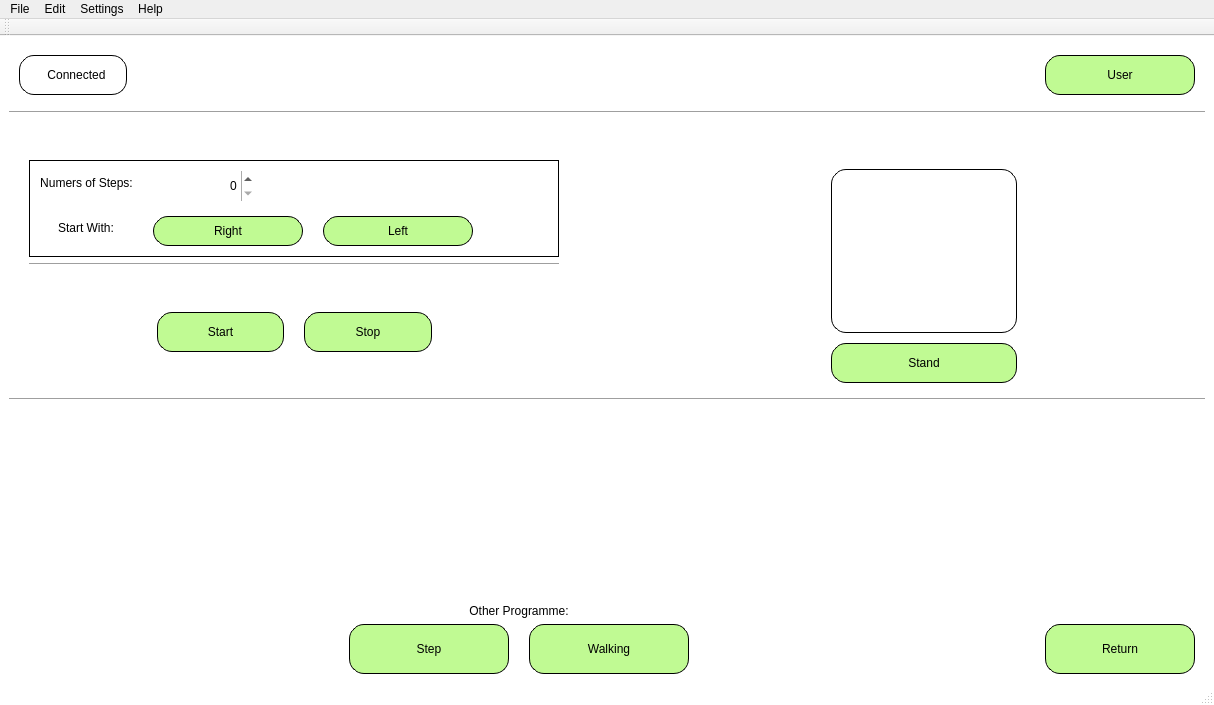
<?xml version="1.0" encoding="UTF-8"?>
<ui version="4.0">
 <class>ControlWindow</class>
 <widget class="QMainWindow" name="ControlWindow">
  <property name="geometry">
   <rect>
    <x>0</x>
    <y>0</y>
    <width>1214</width>
    <height>705</height>
   </rect>
  </property>
  <property name="windowTitle">
   <string>Training - Control Walking</string>
  </property>
  <property name="styleSheet">
   <string notr="true">QMainWindow{
	background-color: rgb(255, 255, 255);
}

QPushButton{
	border: 1px solid #000000;
	background-color: rgb(192, 250, 147);
	border-radius: 15px;
}

QLabel#Alice, QFrame#home{
	border: 1px solid #000000;
	border-radius: 15px;
}</string>
  </property>
  <widget class="QWidget" name="centralwidget">
   <property name="autoFillBackground">
    <bool>false</bool>
   </property>
   <layout class="QVBoxLayout" name="verticalLayout_2">
    <item>
     <layout class="QVBoxLayout" name="verticalLayout_4">
      <item>
       <widget class="QFrame" name="topFrame">
        <layout class="QHBoxLayout" name="horizontalLayout">
         <property name="sizeConstraint">
          <enum>QLayout::SetDefaultConstraint</enum>
         </property>
         <property name="leftMargin">
          <number>10</number>
         </property>
         <property name="topMargin">
          <number>10</number>
         </property>
         <property name="rightMargin">
          <number>10</number>
         </property>
         <property name="bottomMargin">
          <number>10</number>
         </property>
         <item>
          <widget class="QFrame" name="home">
           <layout class="QHBoxLayout" name="horizontalLayout_3">
            <property name="spacing">
             <number>10</number>
            </property>
            <property name="leftMargin">
             <number>10</number>
            </property>
            <property name="topMargin">
             <number>10</number>
            </property>
            <property name="rightMargin">
             <number>20</number>
            </property>
            <property name="bottomMargin">
             <number>10</number>
            </property>
            <item>
             <widget class="QLabel" name="label_2">
              <property name="frameShape">
               <enum>QFrame::NoFrame</enum>
              </property>
              <property name="text">
               <string>&lt;img src=&quot;:/img/logo.png&quot; width=&quot;50&quot;/&gt;</string>
              </property>
              <property name="textFormat">
               <enum>Qt::RichText</enum>
              </property>
              <property name="scaledContents">
               <bool>false</bool>
              </property>
              <property name="alignment">
               <set>Qt::AlignCenter</set>
              </property>
              <property name="wordWrap">
               <bool>false</bool>
              </property>
              <property name="margin">
               <number>6</number>
              </property>
             </widget>
            </item>
            <item>
             <widget class="QLabel" name="connectionLabel">
              <property name="text">
               <string>Connected</string>
              </property>
              <property name="alignment">
               <set>Qt::AlignCenter</set>
              </property>
             </widget>
            </item>
           </layout>
          </widget>
         </item>
         <item>
          <spacer name="horizontalSpacer">
           <property name="orientation">
            <enum>Qt::Horizontal</enum>
           </property>
           <property name="sizeHint" stdset="0">
            <size>
             <width>40</width>
             <height>20</height>
            </size>
           </property>
          </spacer>
         </item>
         <item>
          <widget class="QPushButton" name="userButton">
           <property name="sizePolicy">
            <sizepolicy hsizetype="Fixed" vsizetype="Minimum">
             <horstretch>0</horstretch>
             <verstretch>0</verstretch>
            </sizepolicy>
           </property>
           <property name="minimumSize">
            <size>
             <width>150</width>
             <height>40</height>
            </size>
           </property>
           <property name="maximumSize">
            <size>
             <width>300</width>
             <height>50</height>
            </size>
           </property>
           <property name="sizeIncrement">
            <size>
             <width>0</width>
             <height>0</height>
            </size>
           </property>
           <property name="baseSize">
            <size>
             <width>0</width>
             <height>0</height>
            </size>
           </property>
           <property name="text">
            <string>User</string>
           </property>
           <property name="iconSize">
            <size>
             <width>16</width>
             <height>16</height>
            </size>
           </property>
          </widget>
         </item>
        </layout>
       </widget>
      </item>
      <item>
       <widget class="Line" name="line">
        <property name="orientation">
         <enum>Qt::Horizontal</enum>
        </property>
       </widget>
      </item>
      <item>
       <layout class="QHBoxLayout" name="horizontalLayout_2">
        <item>
         <layout class="QVBoxLayout" name="verticalLayout_5">
          <property name="leftMargin">
           <number>20</number>
          </property>
          <property name="rightMargin">
           <number>20</number>
          </property>
          <item>
           <spacer name="verticalSpacer_3">
            <property name="orientation">
             <enum>Qt::Vertical</enum>
            </property>
            <property name="sizeHint" stdset="0">
             <size>
              <width>20</width>
              <height>40</height>
             </size>
            </property>
           </spacer>
          </item>
          <item>
           <widget class="QFrame" name="formFrame">
            <property name="frameShape">
             <enum>QFrame::Box</enum>
            </property>
            <layout class="QFormLayout" name="formLayout">
             <property name="labelAlignment">
              <set>Qt::AlignCenter</set>
             </property>
             <property name="formAlignment">
              <set>Qt::AlignHCenter|Qt::AlignTop</set>
             </property>
             <property name="horizontalSpacing">
              <number>20</number>
             </property>
             <property name="verticalSpacing">
              <number>15</number>
             </property>
             <property name="leftMargin">
              <number>10</number>
             </property>
             <property name="topMargin">
              <number>10</number>
             </property>
             <property name="rightMargin">
              <number>10</number>
             </property>
             <property name="bottomMargin">
              <number>10</number>
             </property>
             <item row="0" column="0">
              <widget class="QLabel" name="label_5">
               <property name="text">
                <string>&lt;html&gt;&lt;head/&gt;&lt;body&gt;&lt;p align=&quot;center&quot;&gt;Numers of Steps:&lt;/p&gt;&lt;/body&gt;&lt;/html&gt;</string>
               </property>
               <property name="scaledContents">
                <bool>true</bool>
               </property>
              </widget>
             </item>
             <item row="1" column="0">
              <widget class="QLabel" name="label_4">
               <property name="text">
                <string>&lt;html&gt;&lt;head/&gt;&lt;body&gt;&lt;p align=&quot;center&quot;&gt;Start With:&lt;/p&gt;&lt;/body&gt;&lt;/html&gt;</string>
               </property>
               <property name="scaledContents">
                <bool>true</bool>
               </property>
              </widget>
             </item>
             <item row="1" column="1">
              <layout class="QHBoxLayout" name="horizontalLayout_9">
               <property name="spacing">
                <number>20</number>
               </property>
               <item>
                <widget class="QPushButton" name="stepButton">
                 <property name="sizePolicy">
                  <sizepolicy hsizetype="Fixed" vsizetype="MinimumExpanding">
                   <horstretch>0</horstretch>
                   <verstretch>0</verstretch>
                  </sizepolicy>
                 </property>
                 <property name="minimumSize">
                  <size>
                   <width>150</width>
                   <height>30</height>
                  </size>
                 </property>
                 <property name="maximumSize">
                  <size>
                   <width>400</width>
                   <height>30</height>
                  </size>
                 </property>
                 <property name="sizeIncrement">
                  <size>
                   <width>0</width>
                   <height>0</height>
                  </size>
                 </property>
                 <property name="text">
                  <string>Right</string>
                 </property>
                 <property name="autoDefault">
                  <bool>false</bool>
                 </property>
                </widget>
               </item>
               <item>
                <widget class="QPushButton" name="pushButton_2">
                 <property name="sizePolicy">
                  <sizepolicy hsizetype="Fixed" vsizetype="Fixed">
                   <horstretch>0</horstretch>
                   <verstretch>0</verstretch>
                  </sizepolicy>
                 </property>
                 <property name="minimumSize">
                  <size>
                   <width>150</width>
                   <height>30</height>
                  </size>
                 </property>
                 <property name="maximumSize">
                  <size>
                   <width>400</width>
                   <height>30</height>
                  </size>
                 </property>
                 <property name="text">
                  <string>Left</string>
                 </property>
                </widget>
               </item>
               <item>
                <spacer name="horizontalSpacer_7">
                 <property name="orientation">
                  <enum>Qt::Horizontal</enum>
                 </property>
                 <property name="sizeHint" stdset="0">
                  <size>
                   <width>40</width>
                   <height>20</height>
                  </size>
                 </property>
                </spacer>
               </item>
              </layout>
             </item>
             <item row="0" column="1">
              <layout class="QHBoxLayout" name="horizontalLayout_10">
               <item>
                <widget class="QSpinBox" name="spinBox">
                 <property name="sizePolicy">
                  <sizepolicy hsizetype="Preferred" vsizetype="Preferred">
                   <horstretch>0</horstretch>
                   <verstretch>0</verstretch>
                  </sizepolicy>
                 </property>
                 <property name="minimumSize">
                  <size>
                   <width>100</width>
                   <height>30</height>
                  </size>
                 </property>
                 <property name="maximumSize">
                  <size>
                   <width>200</width>
                   <height>16777215</height>
                  </size>
                 </property>
                 <property name="frame">
                  <bool>false</bool>
                 </property>
                 <property name="alignment">
                  <set>Qt::AlignRight|Qt::AlignTrailing|Qt::AlignVCenter</set>
                 </property>
                </widget>
               </item>
               <item>
                <spacer name="horizontalSpacer_8">
                 <property name="orientation">
                  <enum>Qt::Horizontal</enum>
                 </property>
                 <property name="sizeHint" stdset="0">
                  <size>
                   <width>40</width>
                   <height>20</height>
                  </size>
                 </property>
                </spacer>
               </item>
              </layout>
             </item>
            </layout>
           </widget>
          </item>
          <item>
           <widget class="Line" name="line_3">
            <property name="orientation">
             <enum>Qt::Horizontal</enum>
            </property>
           </widget>
          </item>
          <item>
           <layout class="QHBoxLayout" name="horizontalLayout_5">
            <property name="spacing">
             <number>20</number>
            </property>
            <property name="topMargin">
             <number>40</number>
            </property>
            <item>
             <spacer name="horizontalSpacer_3">
              <property name="orientation">
               <enum>Qt::Horizontal</enum>
              </property>
              <property name="sizeType">
               <enum>QSizePolicy::Expanding</enum>
              </property>
              <property name="sizeHint" stdset="0">
               <size>
                <width>40</width>
                <height>20</height>
               </size>
              </property>
             </spacer>
            </item>
            <item>
             <widget class="QPushButton" name="pushButton_4">
              <property name="sizePolicy">
               <sizepolicy hsizetype="MinimumExpanding" vsizetype="MinimumExpanding">
                <horstretch>0</horstretch>
                <verstretch>0</verstretch>
               </sizepolicy>
              </property>
              <property name="minimumSize">
               <size>
                <width>100</width>
                <height>40</height>
               </size>
              </property>
              <property name="maximumSize">
               <size>
                <width>400</width>
                <height>50</height>
               </size>
              </property>
              <property name="text">
               <string>Start</string>
              </property>
             </widget>
            </item>
            <item>
             <widget class="QPushButton" name="pushButton_3">
              <property name="sizePolicy">
               <sizepolicy hsizetype="MinimumExpanding" vsizetype="MinimumExpanding">
                <horstretch>0</horstretch>
                <verstretch>0</verstretch>
               </sizepolicy>
              </property>
              <property name="minimumSize">
               <size>
                <width>100</width>
                <height>40</height>
               </size>
              </property>
              <property name="maximumSize">
               <size>
                <width>400</width>
                <height>50</height>
               </size>
              </property>
              <property name="text">
               <string>Stop</string>
              </property>
             </widget>
            </item>
            <item>
             <spacer name="horizontalSpacer_9">
              <property name="orientation">
               <enum>Qt::Horizontal</enum>
              </property>
              <property name="sizeHint" stdset="0">
               <size>
                <width>40</width>
                <height>20</height>
               </size>
              </property>
             </spacer>
            </item>
           </layout>
          </item>
          <item>
           <spacer name="verticalSpacer_6">
            <property name="orientation">
             <enum>Qt::Vertical</enum>
            </property>
            <property name="sizeHint" stdset="0">
             <size>
              <width>20</width>
              <height>40</height>
             </size>
            </property>
           </spacer>
          </item>
         </layout>
        </item>
        <item>
         <spacer name="horizontalSpacer_2">
          <property name="orientation">
           <enum>Qt::Horizontal</enum>
          </property>
          <property name="sizeType">
           <enum>QSizePolicy::Fixed</enum>
          </property>
          <property name="sizeHint" stdset="0">
           <size>
            <width>50</width>
            <height>10</height>
           </size>
          </property>
         </spacer>
        </item>
        <item>
         <widget class="QFrame" name="frame">
          <layout class="QVBoxLayout" name="verticalLayout">
           <property name="spacing">
            <number>10</number>
           </property>
           <property name="rightMargin">
            <number>1</number>
           </property>
           <item>
            <spacer name="verticalSpacer_5">
             <property name="orientation">
              <enum>Qt::Vertical</enum>
             </property>
             <property name="sizeType">
              <enum>QSizePolicy::Fixed</enum>
             </property>
             <property name="sizeHint" stdset="0">
              <size>
               <width>20</width>
               <height>40</height>
              </size>
             </property>
            </spacer>
           </item>
           <item>
            <layout class="QHBoxLayout" name="horizontalLayout_4">
             <item>
              <spacer name="horizontalSpacer_6">
               <property name="orientation">
                <enum>Qt::Horizontal</enum>
               </property>
               <property name="sizeHint" stdset="0">
                <size>
                 <width>40</width>
                 <height>20</height>
                </size>
               </property>
              </spacer>
             </item>
             <item>
              <widget class="QLabel" name="Alice">
               <property name="sizePolicy">
                <sizepolicy hsizetype="Expanding" vsizetype="Expanding">
                 <horstretch>0</horstretch>
                 <verstretch>0</verstretch>
                </sizepolicy>
               </property>
               <property name="maximumSize">
                <size>
                 <width>700</width>
                 <height>600</height>
                </size>
               </property>
               <property name="frameShape">
                <enum>QFrame::NoFrame</enum>
               </property>
               <property name="frameShadow">
                <enum>QFrame::Plain</enum>
               </property>
               <property name="lineWidth">
                <number>0</number>
               </property>
               <property name="text">
                <string>&lt;html&gt;&lt;head/&gt;&lt;body&gt;&lt;p align=&quot;center&quot;&gt;&lt;img src=&quot;:/img/steps.png&quot; width=&quot;200&quot;/&gt;&lt;/p&gt;&lt;/body&gt;&lt;/html&gt;</string>
               </property>
               <property name="scaledContents">
                <bool>true</bool>
               </property>
               <property name="alignment">
                <set>Qt::AlignCenter</set>
               </property>
               <property name="wordWrap">
                <bool>false</bool>
               </property>
               <property name="margin">
                <number>40</number>
               </property>
              </widget>
             </item>
             <item>
              <spacer name="horizontalSpacer_12">
               <property name="orientation">
                <enum>Qt::Horizontal</enum>
               </property>
               <property name="sizeHint" stdset="0">
                <size>
                 <width>40</width>
                 <height>20</height>
                </size>
               </property>
              </spacer>
             </item>
            </layout>
           </item>
           <item>
            <layout class="QHBoxLayout" name="horizontalLayout_11">
             <item>
              <spacer name="horizontalSpacer_10">
               <property name="orientation">
                <enum>Qt::Horizontal</enum>
               </property>
               <property name="sizeHint" stdset="0">
                <size>
                 <width>40</width>
                 <height>20</height>
                </size>
               </property>
              </spacer>
             </item>
             <item>
              <widget class="QPushButton" name="standButton">
               <property name="sizePolicy">
                <sizepolicy hsizetype="MinimumExpanding" vsizetype="Preferred">
                 <horstretch>0</horstretch>
                 <verstretch>0</verstretch>
                </sizepolicy>
               </property>
               <property name="minimumSize">
                <size>
                 <width>100</width>
                 <height>40</height>
                </size>
               </property>
               <property name="maximumSize">
                <size>
                 <width>400</width>
                 <height>50</height>
                </size>
               </property>
               <property name="text">
                <string>Stand</string>
               </property>
               <property name="autoDefault">
                <bool>false</bool>
               </property>
              </widget>
             </item>
             <item>
              <spacer name="horizontalSpacer_11">
               <property name="orientation">
                <enum>Qt::Horizontal</enum>
               </property>
               <property name="sizeHint" stdset="0">
                <size>
                 <width>40</width>
                 <height>20</height>
                </size>
               </property>
              </spacer>
             </item>
            </layout>
           </item>
          </layout>
         </widget>
        </item>
       </layout>
      </item>
      <item>
       <widget class="Line" name="line_2">
        <property name="orientation">
         <enum>Qt::Horizontal</enum>
        </property>
       </widget>
      </item>
      <item>
       <spacer name="verticalSpacer_7">
        <property name="orientation">
         <enum>Qt::Vertical</enum>
        </property>
        <property name="sizeHint" stdset="0">
         <size>
          <width>20</width>
          <height>40</height>
         </size>
        </property>
       </spacer>
      </item>
      <item>
       <layout class="QHBoxLayout" name="horizontalLayout_6">
        <item>
         <spacer name="horizontalSpacer_5">
          <property name="orientation">
           <enum>Qt::Horizontal</enum>
          </property>
          <property name="sizeHint" stdset="0">
           <size>
            <width>40</width>
            <height>20</height>
           </size>
          </property>
         </spacer>
        </item>
        <item>
         <layout class="QVBoxLayout" name="verticalLayout_7">
          <item>
           <spacer name="verticalSpacer_8">
            <property name="orientation">
             <enum>Qt::Vertical</enum>
            </property>
            <property name="sizeHint" stdset="0">
             <size>
              <width>20</width>
              <height>40</height>
             </size>
            </property>
           </spacer>
          </item>
          <item>
           <widget class="QLabel" name="label_3">
            <property name="maximumSize">
             <size>
              <width>16777215</width>
              <height>30</height>
             </size>
            </property>
            <property name="text">
             <string>&lt;html&gt;&lt;head/&gt;&lt;body&gt;&lt;p align=&quot;center&quot;&gt;Other Programme:&lt;/p&gt;&lt;/body&gt;&lt;/html&gt;</string>
            </property>
            <property name="scaledContents">
             <bool>true</bool>
            </property>
           </widget>
          </item>
          <item>
           <layout class="QHBoxLayout" name="horizontalLayout_7" stretch="0,0">
            <property name="spacing">
             <number>20</number>
            </property>
            <item>
             <widget class="QPushButton" name="stepWindowButton">
              <property name="sizePolicy">
               <sizepolicy hsizetype="MinimumExpanding" vsizetype="MinimumExpanding">
                <horstretch>0</horstretch>
                <verstretch>0</verstretch>
               </sizepolicy>
              </property>
              <property name="minimumSize">
               <size>
                <width>100</width>
                <height>40</height>
               </size>
              </property>
              <property name="maximumSize">
               <size>
                <width>400</width>
                <height>50</height>
               </size>
              </property>
              <property name="text">
               <string>Step</string>
              </property>
              <property name="autoDefault">
               <bool>false</bool>
              </property>
             </widget>
            </item>
            <item>
             <widget class="QPushButton" name="walkingWindowButton">
              <property name="sizePolicy">
               <sizepolicy hsizetype="MinimumExpanding" vsizetype="MinimumExpanding">
                <horstretch>0</horstretch>
                <verstretch>0</verstretch>
               </sizepolicy>
              </property>
              <property name="minimumSize">
               <size>
                <width>100</width>
                <height>40</height>
               </size>
              </property>
              <property name="maximumSize">
               <size>
                <width>400</width>
                <height>50</height>
               </size>
              </property>
              <property name="text">
               <string>Walking</string>
              </property>
              <property name="autoDefault">
               <bool>false</bool>
              </property>
             </widget>
            </item>
           </layout>
          </item>
         </layout>
        </item>
        <item>
         <spacer name="horizontalSpacer_4">
          <property name="orientation">
           <enum>Qt::Horizontal</enum>
          </property>
          <property name="sizeHint" stdset="0">
           <size>
            <width>40</width>
            <height>20</height>
           </size>
          </property>
         </spacer>
        </item>
        <item>
         <layout class="QVBoxLayout" name="verticalLayout_8">
          <property name="leftMargin">
           <number>10</number>
          </property>
          <property name="rightMargin">
           <number>10</number>
          </property>
          <item>
           <spacer name="verticalSpacer_2">
            <property name="orientation">
             <enum>Qt::Vertical</enum>
            </property>
            <property name="sizeHint" stdset="0">
             <size>
              <width>20</width>
              <height>40</height>
             </size>
            </property>
           </spacer>
          </item>
          <item>
           <widget class="QPushButton" name="returnButton">
            <property name="sizePolicy">
             <sizepolicy hsizetype="Fixed" vsizetype="MinimumExpanding">
              <horstretch>0</horstretch>
              <verstretch>0</verstretch>
             </sizepolicy>
            </property>
            <property name="minimumSize">
             <size>
              <width>150</width>
              <height>30</height>
             </size>
            </property>
            <property name="maximumSize">
             <size>
              <width>400</width>
              <height>50</height>
             </size>
            </property>
            <property name="text">
             <string>Return</string>
            </property>
           </widget>
          </item>
         </layout>
        </item>
       </layout>
      </item>
     </layout>
    </item>
   </layout>
  </widget>
  <widget class="QMenuBar" name="menubar">
   <property name="enabled">
    <bool>true</bool>
   </property>
   <property name="geometry">
    <rect>
     <x>0</x>
     <y>0</y>
     <width>1214</width>
     <height>22</height>
    </rect>
   </property>
   <widget class="QMenu" name="menuFile">
    <property name="title">
     <string>File</string>
    </property>
    <addaction name="actionnew"/>
    <addaction name="actionTraining_Log"/>
    <addaction name="separator"/>
    <addaction name="actionSave"/>
    <addaction name="actionSave_As"/>
   </widget>
   <widget class="QMenu" name="menuEdit">
    <property name="title">
     <string>Edit</string>
    </property>
    <widget class="QMenu" name="menuUser">
     <property name="title">
      <string>Change User...</string>
     </property>
     <addaction name="actionNew_User"/>
     <addaction name="actionLoad_User_2"/>
    </widget>
    <addaction name="actionCopy"/>
    <addaction name="actionPaste"/>
    <addaction name="actionCut"/>
    <addaction name="separator"/>
    <addaction name="actionDemo_2"/>
    <addaction name="menuUser"/>
    <addaction name="actionEdit_User"/>
   </widget>
   <widget class="QMenu" name="menuSettings">
    <property name="title">
     <string>Settings</string>
    </property>
    <addaction name="actionChange_settings"/>
    <addaction name="actionView"/>
   </widget>
   <widget class="QMenu" name="menuHelp_2">
    <property name="title">
     <string>Help</string>
    </property>
    <addaction name="action_6"/>
   </widget>
   <addaction name="menuFile"/>
   <addaction name="menuEdit"/>
   <addaction name="menuSettings"/>
   <addaction name="menuHelp_2"/>
  </widget>
  <widget class="QStatusBar" name="statusBar"/>
  <widget class="QToolBar" name="toolBar">
   <property name="windowTitle">
    <string>toolBar</string>
   </property>
   <attribute name="toolBarArea">
    <enum>TopToolBarArea</enum>
   </attribute>
   <attribute name="toolBarBreak">
    <bool>false</bool>
   </attribute>
  </widget>
  <action name="actionnew">
   <property name="text">
    <string>New Training</string>
   </property>
  </action>
  <action name="actionChange_settings">
   <property name="text">
    <string>Change params</string>
   </property>
  </action>
  <action name="actionView">
   <property name="text">
    <string>View params</string>
   </property>
  </action>
  <action name="action">
   <property name="text">
    <string>?</string>
   </property>
  </action>
  <action name="actionCopy">
   <property name="text">
    <string>Copy</string>
   </property>
  </action>
  <action name="actionPaste">
   <property name="text">
    <string>Paste</string>
   </property>
  </action>
  <action name="actionCut">
   <property name="text">
    <string>Cut</string>
   </property>
  </action>
  <action name="actionNew_User">
   <property name="text">
    <string>Create User</string>
   </property>
  </action>
  <action name="actionLoad_User">
   <property name="text">
    <string>Load User</string>
   </property>
  </action>
  <action name="actionDemo">
   <property name="text">
    <string>Demo</string>
   </property>
  </action>
  <action name="actionVisualize">
   <property name="text">
    <string>View log</string>
   </property>
  </action>
  <action name="actionDemo_2">
   <property name="text">
    <string>Demo</string>
   </property>
  </action>
  <action name="actionLoad_User_2">
   <property name="text">
    <string>Load User</string>
   </property>
  </action>
  <action name="actionSave">
   <property name="text">
    <string>Save</string>
   </property>
  </action>
  <action name="actionSave_As">
   <property name="text">
    <string>Save As...</string>
   </property>
  </action>
  <action name="action_6">
   <property name="text">
    <string>?</string>
   </property>
  </action>
  <action name="actionChange_User">
   <property name="text">
    <string>Change User...</string>
   </property>
  </action>
  <action name="actionDemo_3">
   <property name="text">
    <string>Demo</string>
   </property>
  </action>
  <action name="actionTraining_Log">
   <property name="text">
    <string>Training Log</string>
   </property>
  </action>
  <action name="actionEdit_User">
   <property name="text">
    <string>Edit User</string>
   </property>
  </action>
 </widget>
 <resources/>
 <connections/>
</ui>
